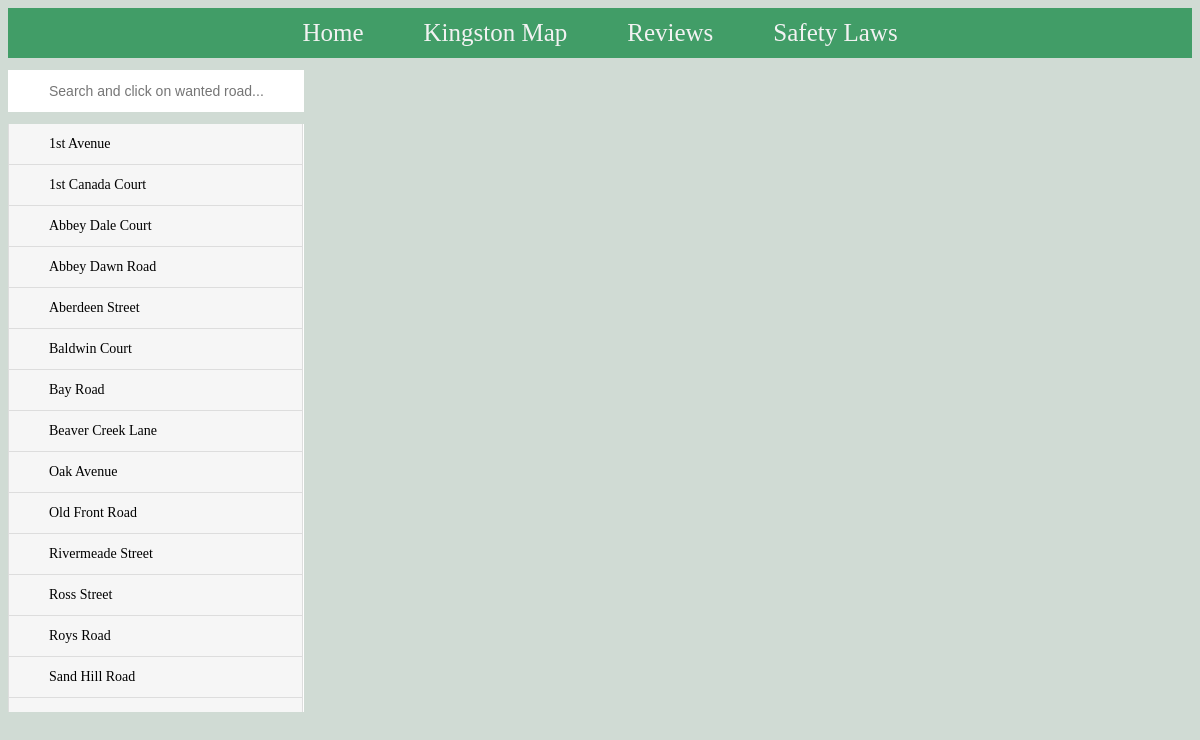
The page /reviews/choose/ on the database its author committed.
### application/models.py (models this page shows, shortened)
class Road(models.Model):
    name = models.TextField()
    rating = models.DecimalField(default=7,max_digits=2, decimal_places=0, blank=False, validators = [MaxValueValidator(10),MinValueValidator(0)])
    given_reviews = models.ManyToManyField(Reviews,blank=True)

### application/views.py (the view)
# urls.py: path('reviews/choose/',views.reviews_home,name='reviews_home'),
def reviews_home(request):
    roads = Road.objects.all()
    return render(request,'reviews_home.html',{
        'roads':roads,
    })

### application/templates/reviews_home.html (shortened to what this page needs)
{%extends "base.html"%}
{%block content%}
<input type="text" id="myInput" onkeyup="myFunction()" placeholder="Search and click on wanted road...">
<ul id="myUL">
  {%for road in roads %}
      <li><a href="{%url 'reviews_detail' road.id %}">{{road.name}}
      </a></li>
    {% endfor %}
</ul>
{%endblock%}

### application/static/style.css (style rules this page uses)
#myInput { width: 25%; font-size: 14px; padding: 12px 20px 12px 40px; border: 1px solid #ffffff; margin-top: 12px; margin-bottom: 12px; }
#myUL { list-style-type: none; padding: 0; margin: 0; overflow: scroll; height:75%; width: 25%; background-color: #ffffff; }
#myUL li a { border: 1px solid #ddd; margin-top: -1px; background-color: #f6f6f6; padding: 12px 0px; text-decoration: none; font-size: 14px; color: black; display: block; width: 99%; text-indent: 40px; }

### application/templates/base.html (style rules this page uses)
body { background-color: rgb(208, 219, 212); }

### rows shown on the page
Road: name "1st Avenue"
Road: name "1st Canada Court"
Road: name "Abbey Dale Court"
Road: name "Abbey Dawn Road"
Road: name "Aberdeen Street"
Road: name "Baldwin Court"
Road: name "Bay Road"
Road: name "Beaver Creek Lane"
Road: name "Oak Avenue"
Road: name "Old Front Road"
Road: name "Rivermeade Street"
Road: name "Ross Street"
Road: name "Roys Road"
Road: name "Sand Hill Road"
